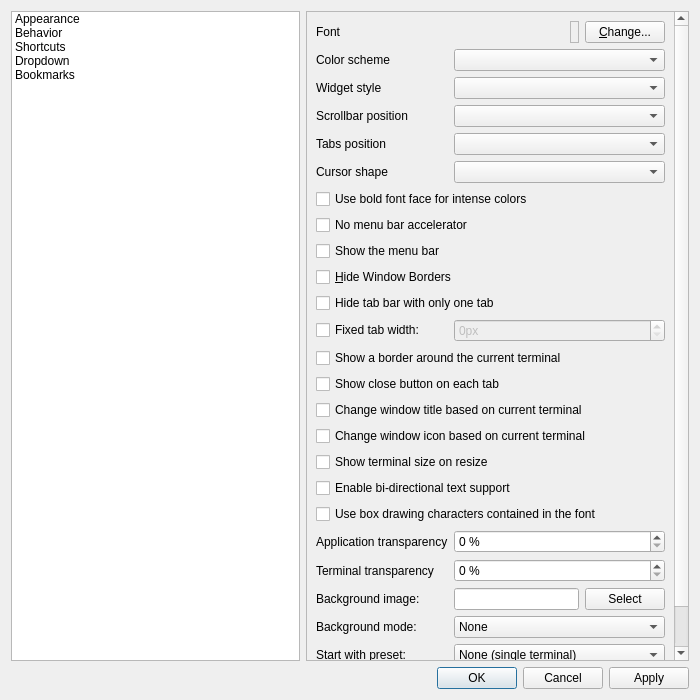
<?xml version="1.0" encoding="UTF-8"?>
<ui version="4.0">
 <class>PropertiesDialog</class>
 <widget class="QDialog" name="PropertiesDialog">
  <property name="geometry">
   <rect>
    <x>0</x>
    <y>0</y>
    <width>700</width>
    <height>700</height>
   </rect>
  </property>
  <property name="windowTitle">
   <string>Terminal settings</string>
  </property>
  <layout class="QGridLayout" name="gridLayout_4">
   <item row="1" column="0" colspan="2">
    <widget class="QDialogButtonBox" name="buttonBox">
     <property name="orientation">
      <enum>Qt::Horizontal</enum>
     </property>
     <property name="standardButtons">
      <set>QDialogButtonBox::Apply|QDialogButtonBox::Cancel|QDialogButtonBox::Ok</set>
     </property>
    </widget>
   </item>
   <item row="0" column="0">
    <widget class="QListWidget" name="listWidget">
     <item>
      <property name="text">
       <string>Appearance</string>
      </property>
      <property name="icon">
       <iconset theme="preferences-desktop-theme"/>
      </property>
     </item>
     <item>
      <property name="text">
       <string>Behavior</string>
      </property>
      <property name="icon">
       <iconset theme="preferences-system"/>
      </property>
     </item>
     <item>
      <property name="text">
       <string>Shortcuts</string>
      </property>
      <property name="icon">
       <iconset theme="preferences-desktop-keyboard"/>
      </property>
     </item>
     <item>
      <property name="text">
       <string>Dropdown</string>
      </property>
      <property name="icon">
       <iconset theme="utilities-terminal"/>
      </property>
     </item>
     <item>
      <property name="text">
       <string>Bookmarks</string>
      </property>
      <property name="icon">
       <iconset theme="bookmark-new"/>
      </property>
     </item>
    </widget>
   </item>
   <item row="0" column="1">
    <widget class="QStackedWidget" name="stackedWidget">
     <property name="frameShape">
      <enum>QFrame::StyledPanel</enum>
     </property>
     <property name="currentIndex">
      <number>0</number>
     </property>
     <widget class="QWidget" name="appearancePage">
      <layout class="QVBoxLayout" name="verticalLayout_4">
       <property name="spacing">
        <number>0</number>
       </property>
       <property name="leftMargin">
        <number>0</number>
       </property>
       <property name="topMargin">
        <number>0</number>
       </property>
       <property name="rightMargin">
        <number>0</number>
       </property>
       <property name="bottomMargin">
        <number>0</number>
       </property>
       <item>
        <widget class="QScrollArea" name="scrollArea">
         <property name="frameShape">
          <enum>QFrame::NoFrame</enum>
         </property>
         <property name="widgetResizable">
          <bool>true</bool>
         </property>
         <widget class="QWidget" name="scrollAreaWidgetContents">
          <property name="geometry">
           <rect>
            <x>0</x>
            <y>0</y>
            <width>425</width>
            <height>688</height>
           </rect>
          </property>
          <layout class="QGridLayout" name="gridLayout_3">
           <item row="20" column="1">
            <widget class="QSpinBox" name="appTransparencyBox">
             <property name="suffix">
              <string> %</string>
             </property>
             <property name="minimum">
              <number>0</number>
             </property>
             <property name="maximum">
              <number>99</number>
             </property>
             <property name="value">
              <number>0</number>
             </property>
            </widget>
           </item>
           <item row="0" column="0" rowspan="2" colspan="2">
            <widget class="QWidget" name="fontWidget" native="true">
             <layout class="QHBoxLayout" name="horizontalLayout_2">
              <property name="leftMargin">
               <number>0</number>
              </property>
              <property name="topMargin">
               <number>0</number>
              </property>
              <property name="rightMargin">
               <number>0</number>
              </property>
              <property name="bottomMargin">
               <number>0</number>
              </property>
              <item>
               <widget class="QLabel" name="fontLabel">
                <property name="text">
                 <string>Font</string>
                </property>
                <property name="buddy">
                 <cstring>changeFontButton</cstring>
                </property>
               </widget>
              </item>
              <item>
               <spacer name="fontSpacer">
                <property name="orientation">
                 <enum>Qt::Horizontal</enum>
                </property>
                <property name="sizeHint" stdset="0">
                 <size>
                  <width>40</width>
                  <height>20</height>
                 </size>
                </property>
               </spacer>
              </item>
              <item>
               <widget class="QLabel" name="fontSampleLabel">
                <property name="frameShape">
                 <enum>QFrame::StyledPanel</enum>
                </property>
                <property name="text">
                 <string/>
                </property>
                <property name="wordWrap">
                 <bool>false</bool>
                </property>
               </widget>
              </item>
              <item>
               <widget class="QPushButton" name="changeFontButton">
                <property name="text">
                 <string>&amp;Change...</string>
                </property>
               </widget>
              </item>
             </layout>
            </widget>
           </item>
           <item row="9" column="0" colspan="2">
            <widget class="QCheckBox" name="showMenuCheckBox">
             <property name="text">
              <string>Show the menu bar</string>
             </property>
            </widget>
           </item>
           <item row="2" column="1">
            <widget class="QComboBox" name="colorSchemaCombo"/>
           </item>
           <item row="24" column="0">
            <widget class="QLabel" name="label_9">
             <property name="text">
              <string>Start with preset:</string>
             </property>
             <property name="buddy">
              <cstring>terminalPresetComboBox</cstring>
             </property>
            </widget>
           </item>
           <item row="24" column="1">
            <widget class="QComboBox" name="terminalPresetComboBox">
             <item>
              <property name="text">
               <string>None (single terminal)</string>
              </property>
             </item>
             <item>
              <property name="text">
               <string>2 terminals horizontally</string>
              </property>
             </item>
             <item>
              <property name="text">
               <string>2 terminals vertically</string>
              </property>
             </item>
             <item>
              <property name="text">
               <string>4 terminals</string>
              </property>
             </item>
            </widget>
           </item>
           <item row="3" column="0">
            <widget class="QLabel" name="label_6">
             <property name="text">
              <string>Widget style</string>
             </property>
             <property name="buddy">
              <cstring>styleComboBox</cstring>
             </property>
            </widget>
           </item>
           <item row="25" column="0">
            <widget class="QLabel" name="label_15">
             <property name="text">
              <string>Terminal margin</string>
             </property>
             <property name="buddy">
              <cstring>terminalMarginSpinBox</cstring>
             </property>
            </widget>
           </item>
           <item row="11" column="0" colspan="2">
            <widget class="QCheckBox" name="hideTabBarCheckBox">
             <property name="text">
              <string>Hide tab bar with only one tab</string>
             </property>
            </widget>
           </item>
           <item row="22" column="0">
            <widget class="QLabel" name="label_13">
             <property name="text">
              <string>Background image:</string>
             </property>
            </widget>
           </item>
           <item row="4" column="1">
            <widget class="QComboBox" name="scrollBarPos_comboBox"/>
           </item>
           <item row="2" column="0">
            <widget class="QLabel" name="label_5">
             <property name="text">
              <string>Color scheme</string>
             </property>
             <property name="buddy">
              <cstring>colorSchemaCombo</cstring>
             </property>
            </widget>
           </item>
           <item row="22" column="1">
            <layout class="QHBoxLayout" name="horizontalLayout_3">
             <item>
              <widget class="QLineEdit" name="backgroundImageLineEdit"/>
             </item>
             <item>
              <widget class="QPushButton" name="chooseBackgroundImageButton">
               <property name="text">
                <string>Select</string>
               </property>
              </widget>
             </item>
            </layout>
           </item>
           <item row="23" column="0">
            <widget class="QLabel" name="label_16">
             <property name="text">
              <string>Background mode:</string>
             </property>
            </widget>
           </item>
           <item row="23" column="1">
            <widget class="QComboBox" name="backgroundModecomboBox">
             <item>
              <property name="text">
               <string>None</string>
              </property>
             </item>
             <item>
              <property name="text">
               <string>Stretch</string>
              </property>
             </item>
             <item>
              <property name="text">
               <string>Zoom</string>
              </property>
             </item>
             <item>
              <property name="text">
               <string>Fit</string>
              </property>
             </item>
             <item>
              <property name="text">
               <string>Center</string>
              </property>
             </item>
            </widget>
           </item>
           <item row="6" column="0">
            <widget class="QLabel" name="label_12">
             <property name="text">
              <string>Cursor shape</string>
             </property>
             <property name="buddy">
              <cstring>keybCursorShape_comboBox</cstring>
             </property>
            </widget>
           </item>
           <item row="5" column="1">
            <widget class="QComboBox" name="tabsPos_comboBox"/>
           </item>
           <item row="26" column="0" colspan="2">
            <spacer name="verticalSpacer_3">
             <property name="orientation">
              <enum>Qt::Vertical</enum>
             </property>
             <property name="sizeHint" stdset="0">
              <size>
               <width>20</width>
               <height>0</height>
              </size>
             </property>
            </spacer>
           </item>
           <item row="14" column="0" colspan="2">
            <widget class="QCheckBox" name="closeTabButtonCheckBox">
             <property name="text">
              <string>Show close button on each tab</string>
             </property>
             <property name="checked">
              <bool>false</bool>
             </property>
            </widget>
           </item>
           <item row="4" column="0">
            <widget class="QLabel" name="label_7">
             <property name="text">
              <string>Scrollbar position</string>
             </property>
             <property name="buddy">
              <cstring>scrollBarPos_comboBox</cstring>
             </property>
            </widget>
           </item>
           <item row="21" column="0">
            <widget class="QLabel" name="label">
             <property name="text">
              <string>Terminal transparency</string>
             </property>
             <property name="buddy">
              <cstring>termTransparencyBox</cstring>
             </property>
            </widget>
           </item>
           <item row="6" column="1">
            <widget class="QComboBox" name="keybCursorShape_comboBox"/>
           </item>
           <item row="20" column="0">
            <widget class="QLabel" name="label_4">
             <property name="text">
              <string>Application transparency</string>
             </property>
             <property name="buddy">
              <cstring>appTransparencyBox</cstring>
             </property>
            </widget>
           </item>
           <item row="13" column="0" colspan="2">
            <widget class="QCheckBox" name="highlightCurrentCheckBox">
             <property name="text">
              <string>Show a border around the current terminal</string>
             </property>
            </widget>
           </item>
           <item row="25" column="1">
            <widget class="QSpinBox" name="terminalMarginSpinBox">
             <property name="suffix">
              <string>px</string>
             </property>
            </widget>
           </item>
           <item row="18" column="0" colspan="2">
            <widget class="QCheckBox" name="enabledBidiSupportCheckBox">
             <property name="text">
              <string>Enable bi-directional text support</string>
             </property>
            </widget>
           </item>
           <item row="21" column="1">
            <widget class="QSpinBox" name="termTransparencyBox">
             <property name="suffix">
              <string> %</string>
             </property>
             <property name="minimum">
              <number>0</number>
             </property>
             <property name="maximum">
              <number>100</number>
             </property>
             <property name="value">
              <number>0</number>
             </property>
            </widget>
           </item>
           <item row="12" column="1">
            <widget class="QSpinBox" name="fixedTabWidthSpinBox">
             <property name="enabled">
              <bool>false</bool>
             </property>
             <property name="suffix">
              <string>px</string>
             </property>
             <property name="maximum">
              <number>1000</number>
             </property>
            </widget>
           </item>
           <item row="5" column="0">
            <widget class="QLabel" name="label_8">
             <property name="text">
              <string>Tabs position</string>
             </property>
             <property name="buddy">
              <cstring>tabsPos_comboBox</cstring>
             </property>
            </widget>
           </item>
           <item row="15" column="0" colspan="2">
            <widget class="QCheckBox" name="changeWindowTitleCheckBox">
             <property name="text">
              <string>Change window title based on current terminal</string>
             </property>
            </widget>
           </item>
           <item row="12" column="0">
            <widget class="QCheckBox" name="fixedTabWidthCheckBox">
             <property name="text">
              <string>Fixed tab width:</string>
             </property>
            </widget>
           </item>
           <item row="3" column="1">
            <widget class="QComboBox" name="styleComboBox"/>
           </item>
           <item row="16" column="0" colspan="2">
            <widget class="QCheckBox" name="changeWindowIconCheckBox">
             <property name="text">
              <string>Change window icon based on current terminal</string>
             </property>
            </widget>
           </item>
           <item row="17" column="0" colspan="2">
            <widget class="QCheckBox" name="showTerminalSizeHintCheckBox">
             <property name="text">
              <string>Show terminal size on resize</string>
             </property>
            </widget>
           </item>
           <item row="19" column="0" colspan="2">
            <widget class="QCheckBox" name="useFontBoxDrawingCharsCheckBox">
             <property name="toolTip">
              <string>Specify whether box drawing characters should be drawn by QTerminal internally or left to underlying font rendering libraries.</string>
             </property>
             <property name="text">
              <string>Use box drawing characters contained in the font</string>
             </property>
            </widget>
           </item>
           <item row="8" column="0" colspan="2">
            <widget class="QCheckBox" name="menuAccelCheckBox">
             <property name="toolTip">
              <string>Accelerators are activated by Alt and can interfere with the terminal.</string>
             </property>
             <property name="text">
              <string>No menu bar accelerator</string>
             </property>
            </widget>
           </item>
           <item row="7" column="0" colspan="2">
            <widget class="QCheckBox" name="boldIntenseCheckBox">
             <property name="toolTip">
              <string>Toggles usage of bold font face for rendering intense colors</string>
             </property>
             <property name="text">
              <string>Use bold font face for intense colors</string>
             </property>
            </widget>
           </item>
           <item row="10" column="0" colspan="2">
            <widget class="QCheckBox" name="borderlessCheckBox">
             <property name="text">
              <string>&amp;Hide Window Borders</string>
             </property>
            </widget>
           </item>
          </layout>
         </widget>
        </widget>
       </item>
      </layout>
     </widget>
     <widget class="QWidget" name="behaviorPage">
      <layout class="QVBoxLayout" name="verticalLayout_5">
       <property name="spacing">
        <number>0</number>
       </property>
       <property name="leftMargin">
        <number>0</number>
       </property>
       <property name="topMargin">
        <number>0</number>
       </property>
       <property name="rightMargin">
        <number>0</number>
       </property>
       <property name="bottomMargin">
        <number>0</number>
       </property>
       <item>
        <widget class="QScrollArea" name="scrollArea1">
         <property name="frameShape">
          <enum>QFrame::NoFrame</enum>
         </property>
         <property name="widgetResizable">
          <bool>true</bool>
         </property>
         <widget class="QWidget" name="scrollAreaWidgetContents1">
          <property name="geometry">
           <rect>
            <x>0</x>
            <y>0</y>
            <width>464</width>
            <height>633</height>
           </rect>
          </property>
          <layout class="QGridLayout" name="gridLayout_5">
           <item row="2" column="0">
            <spacer name="verticalSpacer_2">
             <property name="orientation">
              <enum>Qt::Vertical</enum>
             </property>
             <property name="sizeHint" stdset="0">
              <size>
               <width>20</width>
               <height>57</height>
              </size>
             </property>
            </spacer>
           </item>
           <item row="1" column="0">
            <widget class="QGroupBox" name="groupBox_4">
             <property name="title">
              <string>Emulation</string>
             </property>
             <layout class="QGridLayout" name="gridLayout_6">
              <item row="0" column="0">
               <widget class="QComboBox" name="emulationComboBox"/>
              </item>
              <item row="1" column="0">
               <widget class="QLabel" name="label_2">
                <property name="text">
                 <string>&lt;html&gt;&lt;head/&gt;&lt;body&gt;&lt;p&gt;Which behavior to emulate. Note that this does not have to match your operating system.&lt;/p&gt;&lt;p&gt;If you are not sure, use the &lt;span style=&quot; font-weight:600;&quot;&gt;default&lt;/span&gt; emulation.&lt;/p&gt;&lt;/body&gt;&lt;/html&gt;</string>
                </property>
                <property name="textFormat">
                 <enum>Qt::RichText</enum>
                </property>
                <property name="wordWrap">
                 <bool>true</bool>
                </property>
               </widget>
              </item>
             </layout>
            </widget>
           </item>
           <item row="0" column="0">
            <widget class="QGroupBox" name="groupBox_2">
             <property name="title">
              <string>Behavior</string>
             </property>
             <layout class="QGridLayout" name="gridLayout_2">
              <item row="14" column="0">
               <widget class="QLabel" name="label_17">
                <property name="toolTip">
                 <string>This command will be run with an argument containing the file name of a tempfile containing the scrollback history</string>
                </property>
                <property name="text">
                 <string>Handle history command</string>
                </property>
               </widget>
              </item>
              <item row="10" column="0" colspan="2">
               <layout class="QHBoxLayout" name="horizontalLayout_4">
                <property name="spacing">
                 <number>5</number>
                </property>
                <item>
                 <widget class="QLabel" name="fixedSizeLabel">
                  <property name="text">
                   <string>Start with this size:</string>
                  </property>
                 </widget>
                </item>
                <item>
                 <widget class="QSpinBox" name="fixedWithSpinBox">
                  <property name="suffix">
                   <string> px</string>
                  </property>
                 </widget>
                </item>
                <item>
                 <widget class="QLabel" name="xLabel">
                  <property name="text">
                   <string notr="true">×</string>
                  </property>
                 </widget>
                </item>
                <item>
                 <widget class="QSpinBox" name="fixedHeightSpinBox">
                  <property name="suffix">
                   <string> px</string>
                  </property>
                 </widget>
                </item>
                <item>
                 <widget class="QPushButton" name="getCurrentSizeButton">
                  <property name="text">
                   <string>Get current size</string>
                  </property>
                 </widget>
                </item>
                <item>
                 <spacer name="horizontalSpacer">
                  <property name="orientation">
                   <enum>Qt::Horizontal</enum>
                  </property>
                  <property name="sizeType">
                   <enum>QSizePolicy::MinimumExpanding</enum>
                  </property>
                  <property name="sizeHint" stdset="0">
                   <size>
                    <width>5</width>
                    <height>5</height>
                   </size>
                  </property>
                 </spacer>
                </item>
               </layout>
              </item>
              <item row="13" column="1">
               <widget class="QComboBox" name="termComboBox">
                <property name="sizePolicy">
                 <sizepolicy hsizetype="Expanding" vsizetype="Fixed">
                  <horstretch>0</horstretch>
                  <verstretch>0</verstretch>
                 </sizepolicy>
                </property>
                <property name="editable">
                 <bool>true</bool>
                </property>
                <property name="currentIndex">
                 <number>1</number>
                </property>
                <item>
                 <property name="text">
                  <string notr="true">xterm</string>
                 </property>
                </item>
                <item>
                 <property name="text">
                  <string notr="true">xterm-256color</string>
                 </property>
                </item>
               </widget>
              </item>
              <item row="2" column="0">
               <widget class="QLabel" name="label_3">
                <property name="text">
                 <string>Action after paste</string>
                </property>
                <property name="buddy">
                 <cstring>motionAfterPasting_comboBox</cstring>
                </property>
               </widget>
              </item>
              <item row="2" column="1">
               <widget class="QComboBox" name="motionAfterPasting_comboBox"/>
              </item>
              <item row="11" column="0" colspan="2">
               <widget class="QCheckBox" name="useCwdCheckBox">
                <property name="text">
                 <string>Open new terminals in current working directory</string>
                </property>
               </widget>
              </item>
              <item row="12" column="0" colspan="2">
               <widget class="QCheckBox" name="openNewTabRightToActiveTabCheckBox">
                <property name="text">
                 <string>Open new tab to the right of the active tab</string>
                </property>
                <property name="toolTip">
                 <string>If unchecked the new tab will be opened as the rightmost tab</string>
                </property>
               </widget>
              </item>
              <item row="13" column="0">
               <widget class="QLabel" name="label_14">
                <property name="text">
                 <string>Default $TERM</string>
                </property>
               </widget>
              </item>
              <item row="4" column="0" colspan="2">
               <widget class="QCheckBox" name="confirmMultilinePasteCheckBox">
                <property name="text">
                 <string>Confirm multiline paste</string>
                </property>
               </widget>
              </item>
              <item row="9" column="0" colspan="2">
               <widget class="QCheckBox" name="saveSizeOnExitCheckBox">
                <property name="text">
                 <string>Save Size when closing</string>
                </property>
               </widget>
              </item>
              <item row="6" column="0" colspan="2">
               <widget class="QCheckBox" name="closeTabOnMiddleClickCheckBox">
                <property name="text">
                 <string>Close tab on middle-click</string>
                </property>
                <property name="checked">
                 <bool>true</bool>
                </property>
               </widget>
              </item>
              <item row="7" column="0" colspan="2">
               <widget class="QCheckBox" name="askOnExitCheckBox">
                <property name="text">
                 <string>Ask for confirmation when closing</string>
                </property>
               </widget>
              </item>
              <item row="14" column="1">
               <widget class="QLineEdit" name="handleHistoryLineEdit"/>
              </item>
              <item row="0" column="0">
               <widget class="QRadioButton" name="historyLimited">
                <property name="text">
                 <string>History size (in lines)</string>
                </property>
               </widget>
              </item>
              <item row="5" column="0" colspan="2">
               <widget class="QCheckBox" name="trimPastedTrailingNewlinesCheckBox">
                <property name="text">
                 <string>Trim trailing newlines in pasted text</string>
                </property>
               </widget>
              </item>
              <item row="8" column="0" colspan="2">
               <widget class="QCheckBox" name="savePosOnExitCheckBox">
                <property name="text">
                 <string>Save Position when closing</string>
                </property>
               </widget>
              </item>
              <item row="0" column="1">
               <widget class="QSpinBox" name="historyLimitedTo">
                <property name="minimum">
                 <number>100</number>
                </property>
                <property name="maximum">
                 <number>1000000</number>
                </property>
                <property name="value">
                 <number>1000</number>
                </property>
               </widget>
              </item>
              <item row="1" column="0" colspan="2">
               <widget class="QRadioButton" name="historyUnlimited">
                <property name="text">
                 <string>Unlimited history</string>
                </property>
               </widget>
              </item>
              <item row="3" column="0" colspan="2">
               <widget class="QCheckBox" name="disableBracketedPasteModeCheckBox">
                <property name="text">
                 <string>Forcefully disable bracketed paste mode</string>
                </property>
                <property name="toolTip">
                 <string>Bracketed paste mode is useful for pasting multiline strings.</string>
                </property>
               </widget>
              </item>
             </layout>
            </widget>
           </item>
          </layout>
         </widget>
        </widget>
       </item>
      </layout>
     </widget>
     <widget class="QWidget" name="shortcutsPage">
      <layout class="QVBoxLayout" name="verticalLayout">
       <item>
        <widget class="QTableWidget" name="shortcutsWidget">
         <property name="toolTip">
          <string>To edit a Shortcut:
1. Double-click its Key
2. Press the desired combination and release it
3. Click on a Shortcut or press Enter

To remove/disable a Shortcut, at point 2 press only a modifier (like Shift)</string>
         </property>
         <property name="alternatingRowColors">
          <bool>true</bool>
         </property>
         <property name="verticalScrollMode">
          <enum>QAbstractItemView::ScrollPerPixel</enum>
         </property>
         <property name="horizontalScrollMode">
          <enum>QAbstractItemView::ScrollPerPixel</enum>
         </property>
         <property name="sortingEnabled">
          <bool>true</bool>
         </property>
         <attribute name="horizontalHeaderDefaultSectionSize">
          <number>105</number>
         </attribute>
         <attribute name="horizontalHeaderStretchLastSection">
          <bool>true</bool>
         </attribute>
         <attribute name="verticalHeaderVisible">
          <bool>false</bool>
         </attribute>
         <column>
          <property name="text">
           <string>Shortcut</string>
          </property>
         </column>
         <column>
          <property name="text">
           <string>Key</string>
          </property>
         </column>
        </widget>
       </item>
      </layout>
     </widget>
     <widget class="QWidget" name="dropdownPage">
      <layout class="QVBoxLayout" name="verticalLayout_3">
       <item>
        <widget class="QCheckBox" name="dropShowOnStartCheckBox">
         <property name="text">
          <string>Show on start</string>
         </property>
        </widget>
       </item>
       <item>
        <widget class="QGroupBox" name="groupBox_3">
         <property name="title">
          <string>Size</string>
         </property>
         <layout class="QVBoxLayout" name="verticalLayout_2">
          <item>
           <layout class="QFormLayout" name="formLayout">
            <property name="fieldGrowthPolicy">
             <enum>QFormLayout::ExpandingFieldsGrow</enum>
            </property>
            <item row="0" column="0">
             <widget class="QLabel" name="dropHeightLabel">
              <property name="text">
               <string>Height</string>
              </property>
              <property name="buddy">
               <cstring>dropHeightSpinBox</cstring>
              </property>
             </widget>
            </item>
            <item row="0" column="1">
             <widget class="QSpinBox" name="dropHeightSpinBox">
              <property name="suffix">
               <string>%</string>
              </property>
             </widget>
            </item>
            <item row="1" column="0">
             <widget class="QLabel" name="dropWidthLabel">
              <property name="text">
               <string>Width</string>
              </property>
              <property name="buddy">
               <cstring>dropWidthSpinBox</cstring>
              </property>
             </widget>
            </item>
            <item row="1" column="1">
             <widget class="QSpinBox" name="dropWidthSpinBox">
              <property name="suffix">
               <string>%</string>
              </property>
             </widget>
            </item>
           </layout>
          </item>
         </layout>
        </widget>
       </item>
       <item>
        <layout class="QFormLayout" name="formLayout_2">
         <item row="0" column="0">
          <widget class="QLabel" name="dropShortCutLabel">
           <property name="text">
            <string>Shortcut:</string>
           </property>
           <property name="buddy">
            <cstring>dropShortCutEdit</cstring>
           </property>
          </widget>
         </item>
         <item row="0" column="1">
          <widget class="QLineEdit" name="dropShortCutEdit"/>
         </item>
        </layout>
       </item>
       <item>
        <spacer name="verticalSpacer_5">
         <property name="orientation">
          <enum>Qt::Vertical</enum>
         </property>
         <property name="sizeHint" stdset="0">
          <size>
           <width>20</width>
           <height>78</height>
          </size>
         </property>
        </spacer>
       </item>
      </layout>
     </widget>
     <widget class="QWidget" name="bookmarksPage">
      <layout class="QGridLayout" name="gridLayout_9">
       <item row="3" column="0">
        <widget class="QGroupBox" name="groupBox_5">
         <property name="title">
          <string>Edit bookmark file contents</string>
         </property>
         <layout class="QGridLayout" name="gridLayout_10">
          <item row="0" column="0">
           <widget class="QPlainTextEdit" name="bookmarkPlainEdit">
            <property name="font">
             <font>
              <family>Bera Sans Mono [bitstream]</family>
              <pointsize>11</pointsize>
             </font>
            </property>
            <property name="lineWrapMode">
             <enum>QPlainTextEdit::NoWrap</enum>
            </property>
           </widget>
          </item>
         </layout>
        </widget>
       </item>
       <item row="0" column="0">
        <widget class="QCheckBox" name="useBookmarksCheckBox">
         <property name="text">
          <string>Enable bookmarks</string>
         </property>
        </widget>
       </item>
       <item row="1" column="0">
        <layout class="QHBoxLayout" name="horizontalLayout">
         <item>
          <widget class="QLabel" name="label_10">
           <property name="text">
            <string>Bookmark file</string>
           </property>
           <property name="buddy">
            <cstring>bookmarksLineEdit</cstring>
           </property>
          </widget>
         </item>
         <item>
          <widget class="QLineEdit" name="bookmarksLineEdit"/>
         </item>
         <item>
          <widget class="QPushButton" name="bookmarksButton">
           <property name="text">
            <string>Find...</string>
           </property>
          </widget>
         </item>
        </layout>
       </item>
       <item row="2" column="0">
        <widget class="QLabel" name="label_11">
         <property name="text">
          <string>You can specify your own bookmarks file location. It allows easy bookmark sharing with tools like OwnCloud or Dropbox.</string>
         </property>
         <property name="wordWrap">
          <bool>true</bool>
         </property>
        </widget>
       </item>
      </layout>
     </widget>
    </widget>
   </item>
  </layout>
 </widget>
 <tabstops>
  <tabstop>listWidget</tabstop>
  <tabstop>changeFontButton</tabstop>
  <tabstop>colorSchemaCombo</tabstop>
  <tabstop>styleComboBox</tabstop>
  <tabstop>scrollBarPos_comboBox</tabstop>
  <tabstop>tabsPos_comboBox</tabstop>
  <tabstop>keybCursorShape_comboBox</tabstop>
  <tabstop>showMenuCheckBox</tabstop>
  <tabstop>hideTabBarCheckBox</tabstop>
  <tabstop>highlightCurrentCheckBox</tabstop>
  <tabstop>changeWindowTitleCheckBox</tabstop>
  <tabstop>changeWindowIconCheckBox</tabstop>
  <tabstop>enabledBidiSupportCheckBox</tabstop>
  <tabstop>appTransparencyBox</tabstop>
  <tabstop>termTransparencyBox</tabstop>
  <tabstop>backgroundImageLineEdit</tabstop>
  <tabstop>chooseBackgroundImageButton</tabstop>
  <tabstop>terminalPresetComboBox</tabstop>
  <tabstop>historyLimited</tabstop>
  <tabstop>historyLimitedTo</tabstop>
  <tabstop>historyUnlimited</tabstop>
  <tabstop>motionAfterPasting_comboBox</tabstop>
  <tabstop>askOnExitCheckBox</tabstop>
  <tabstop>savePosOnExitCheckBox</tabstop>
  <tabstop>saveSizeOnExitCheckBox</tabstop>
  <tabstop>useCwdCheckBox</tabstop>
  <tabstop>openNewTabRightToActiveTabCheckBox</tabstop>
  <tabstop>emulationComboBox</tabstop>
  <tabstop>shortcutsWidget</tabstop>
  <tabstop>dropShowOnStartCheckBox</tabstop>
  <tabstop>dropHeightSpinBox</tabstop>
  <tabstop>dropWidthSpinBox</tabstop>
  <tabstop>dropShortCutEdit</tabstop>
  <tabstop>useBookmarksCheckBox</tabstop>
  <tabstop>bookmarksLineEdit</tabstop>
  <tabstop>bookmarksButton</tabstop>
  <tabstop>bookmarkPlainEdit</tabstop>
 </tabstops>
 <resources/>
 <connections>
  <connection>
   <sender>buttonBox</sender>
   <signal>accepted()</signal>
   <receiver>PropertiesDialog</receiver>
   <slot>accept()</slot>
   <hints>
    <hint type="sourcelabel">
     <x>224</x>
     <y>227</y>
    </hint>
    <hint type="destinationlabel">
     <x>157</x>
     <y>248</y>
    </hint>
   </hints>
  </connection>
  <connection>
   <sender>buttonBox</sender>
   <signal>rejected()</signal>
   <receiver>PropertiesDialog</receiver>
   <slot>reject()</slot>
   <hints>
    <hint type="sourcelabel">
     <x>292</x>
     <y>233</y>
    </hint>
    <hint type="destinationlabel">
     <x>286</x>
     <y>248</y>
    </hint>
   </hints>
  </connection>
  <connection>
   <sender>listWidget</sender>
   <signal>currentRowChanged(int)</signal>
   <receiver>stackedWidget</receiver>
   <slot>setCurrentIndex(int)</slot>
   <hints>
    <hint type="sourcelabel">
     <x>96</x>
     <y>70</y>
    </hint>
    <hint type="destinationlabel">
     <x>147</x>
     <y>24</y>
    </hint>
   </hints>
  </connection>
  <connection>
   <sender>fixedTabWidthCheckBox</sender>
   <signal>toggled(bool)</signal>
   <receiver>fixedTabWidthSpinBox</receiver>
   <slot>setEnabled(bool)</slot>
   <hints>
    <hint type="sourcelabel">
     <x>350</x>
     <y>275</y>
    </hint>
    <hint type="destinationlabel">
     <x>618</x>
     <y>275</y>
    </hint>
   </hints>
  </connection>
 </connections>
</ui>
